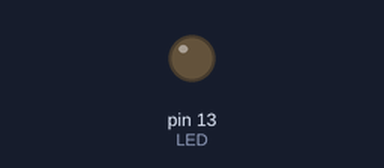
Bench run of a sketch on a simulated Arduino Uno, built with avr-gcc and run on an emulated ATmega328P. Shown: output pins drawn as LEDs (lit = HIGH).

Above: at 0.3 s.
At 39.62 s:
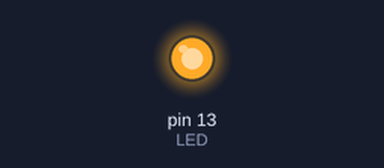
Timing chart, 0 to 40.0 s (numbered marks = the images above):
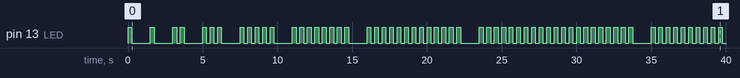

The sketch:

FibBlink.ino
```cpp
/*
  FibBlink blinks the fibonacci sequence using the on-board LED.
*/

#define LED 13

unsigned long long prev = 0;
unsigned long long num = 1;
unsigned long long temp = 0;

void setup() {
  pinMode(LED, OUTPUT);
}

void loop() {
  for (int blink = 0; blink < num; blink++) {
    digitalWrite(LED, HIGH);
    delay(250);
    digitalWrite(LED, LOW);
    delay(250);
  }

  temp = num;
  num = num + prev;
  prev = temp;

  delay(1000);
}
```

Measured:
- by itself, pin 13 (LED): LOW → HIGH at 0.00 s, → LOW 0.25 s later, → HIGH 1.3 s later, → LOW 0.25 s later, … (128 changes in this stretch)
